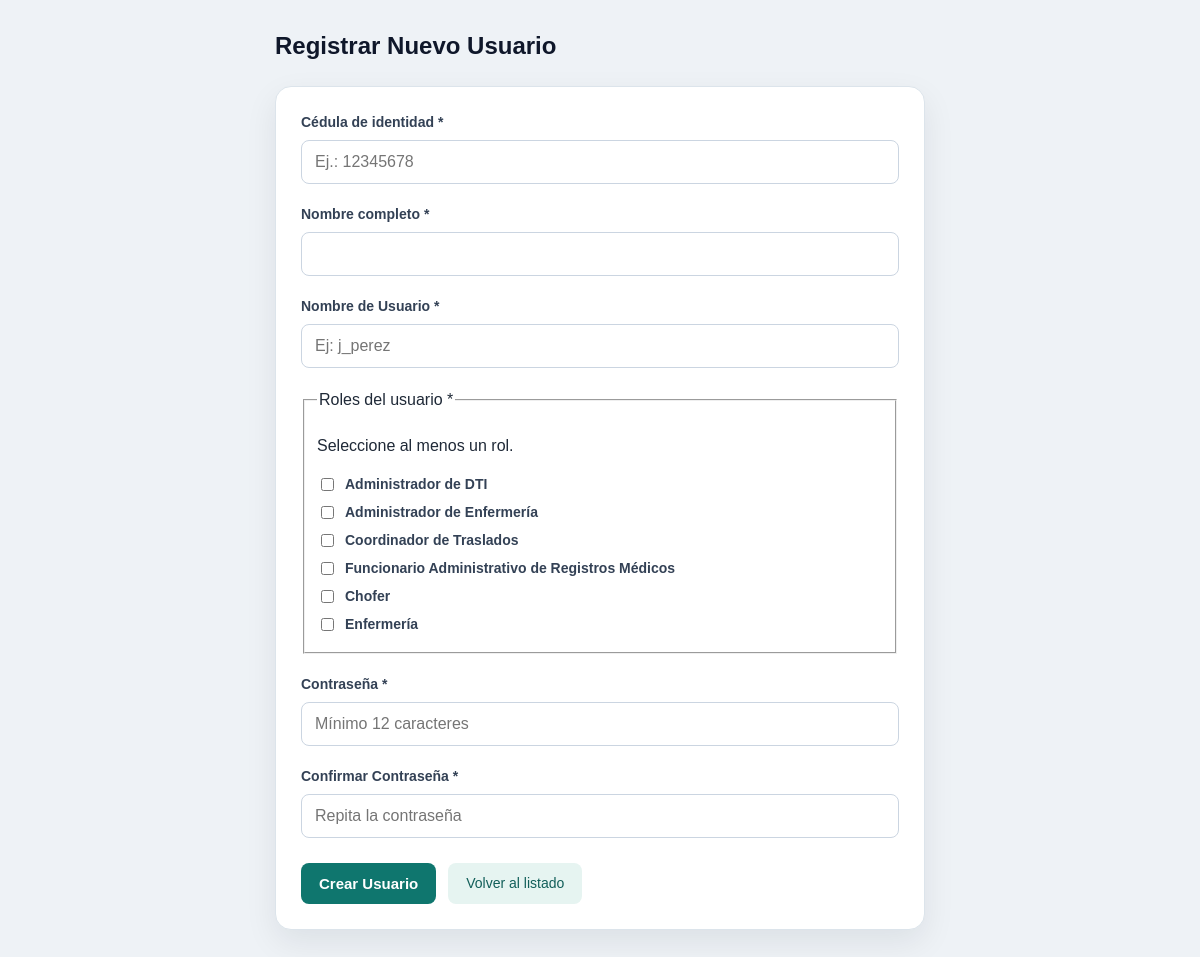
Page /usuario/Vista/crear.php (signed in) on the committed database.
### tables this page shows
CREATE TABLE `rol` (
  `id_rol` int(11) NOT NULL,
  `nombre_rol` varchar(50) NOT NULL,
  `descripcion` varchar(255) DEFAULT NULL
);

### usuario/Model/UsuarioModelo.php (called while the page is built, shortened)
<?php
class UsuarioModelo
{
    public static function listarRoles(): array
    {
        $conexion = Conexion::conectar();
        $sql = "
            SELECT
                id_rol,
                nombre_rol,
                descripcion
            FROM rol
            ORDER BY id_rol ASC
        ";
        $consulta = $conexion->prepare($sql);
        $consulta->execute();
        return $consulta->fetchAll(PDO::FETCH_ASSOC);
    }
}

### usuario/Vista/crear.php (the view, shortened to what this page needs)
<?php
require_once __DIR__ . '/../Model/UsuarioModelo.php';
$roles = UsuarioModelo::listarRoles();
$previos = $_SESSION['datos_previos_usuario'] ?? [
    'nombre_usuario' => '',
    'ids_roles' => []
];
$rolesSeleccionados = $previos['ids_roles'] ?? [];
?>
<!DOCTYPE html>
<html lang="es">
<head>
    <link rel="stylesheet" href="../../serviciosComunes/vistaGeneral/assets/css/tema-institucional.css?v=20261021-1">
</head>
<body>
<div class="contenedor">
    <div class="cabecera-seccion">
        <h1>Registrar Nuevo Usuario</h1>
    </div>
    <form class="tarjeta-formulario" action="../Controlador/ControladorUsuarios.php" method="POST">
        <div class="campo">
            <label for="cedula">Cédula de identidad *</label>
            <input type="text" id="cedula" name="cedula" maxlength="12" required
                   placeholder="Ej.: 12345678" value="<?= htmlspecialchars($previos['cedula'] ?? '') ?>">
        </div>
        <div class="campo">
            <label for="nombre_completo">Nombre completo *</label>
            <input type="text" id="nombre_completo" name="nombre_completo" maxlength="150" required
                   value="<?= htmlspecialchars($previos['nombre_completo'] ?? '') ?>">
        </div>
        <div class="campo">
            <label for="nombre_usuario">Nombre de Usuario *</label>
            <input type="text" id="nombre_usuario" name="nombre_usuario"
                   value="<?= htmlspecialchars($previos['nombre_usuario']) ?>"
                   placeholder="Ej: j_perez" required autofocus>
        </div>
               <fieldset class="campo">
            <legend>Roles del usuario *</legend>
            <p>Seleccione al menos un rol.</p>
            <?php foreach ($roles as $r): ?>
                <label
                    style="display: flex; align-items: center; gap: 8px;"
                >
                    <input
                        type="checkbox"
                        name="ids_roles[]"
                        value="<?= (int) $r['id_rol'] ?>"
                        style="width: auto;"
                        <?= in_array(
                            (int) $r['id_rol'],
                            $rolesSeleccionados,
                            true
                        ) ? 'checked' : '' ?>
                    >
                    <?= htmlspecialchars(
                        $r['nombre_rol'],
                        ENT_QUOTES,
                        'UTF-8'
                    ) ?>
                </label>
            <?php endforeach; ?>
        </fieldset>
        <div class="campo">
            <label for="password">Contraseña *</label>
            <input type="password" id="password" name="password" placeholder="Mínimo 12 caracteres" required>
        </div>
        <div class="campo">
            <label for="confirmar_password">Confirmar Contraseña *</label>
            <input type="password" id="confirmar_password" name="confirmar_password" placeholder="Repita la contraseña" required>
        </div>
        <div class="acciones-formulario">
            <button type="submit" class="boton boton-primario">Crear Usuario</button>
            <a href="listado.php" class="boton boton-secundario">Volver al listado</a>
        </div>
    </form>
</div>
</body>
</html>

### serviciosComunes/vistaGeneral/assets/css/tema-institucional.css (style rules this page uses)
:root { --primary: #0f766e; --primary-hover: #115e59; --primary-light: #e6f4f1; --bg-color: #eef2f6; --card-bg: #fff; --text-main: #1f2937; --text-muted: #64748b; --border-color: #cbd5e1; --shadow-sm: 0 3px 12px rgba(15, 23, 42, .04); --shadow-md: 0 12px 32px rgba(15, 23, 42, .08); }
body { font-family: Arial, sans-serif; color: var(--text-main); background: var(--bg-color); line-height: 1.5; }
button, input, select, textarea { font-family: inherit; }
button, summary { cursor: pointer; }
a { color: var(--primary); }
h1, h2, h3, h4 { color: var(--text-main); line-height: 1.3; }
.card-formulario, .card-traslado, .card-traslado-activo, .card-pendiente, .card-historial, .tarjeta-formulario, .tarjeta-detalle, .tarjeta, .card { background: white; border: 1px solid #dce4eb; border-radius: 16px; box-shadow: var(--shadow-md); }
.form-input, .campo input:not([type="checkbox"]):not([type="radio"]), .campo select, .form-group input:not([type="checkbox"]):not([type="radio"]), .form-group select, .form-group textarea, .tarjeta select, main > form select, .search-input, #sec-mis-solicitudes input[type="text"] { border: 1px solid var(--border-color); border-radius: 8px; padding: 12px 13px; font-size: 16px; background: white; color: var(--text-main); max-width: 100%; }
input[type="checkbox"], input[type="radio"] { accent-color: var(--primary); }
.btn-primary, .boton-primario, .btn-action.btn-success, .tarjeta button, main > form > button, #sec-mis-solicitudes button[type="submit"] { background: var(--primary); color: white; border: 0; border-radius: 8px; padding: 12px 18px; font-size: 15px; font-weight: 700; text-decoration: none; }
.boton-secundario { background: #e6f4f1; color: #115e59; border-radius: 8px; }

### usuario/Vista/crear.php (style rules this page uses)
* { box-sizing: border-box; }
body { margin: 0; padding: 30px; font-family: Arial, sans-serif; background: #f4f7fb; color: #1e293b; }
.contenedor { max-width: 650px; margin: auto; }
.cabecera-seccion { margin-bottom: 25px; }
.cabecera-seccion h1 { margin: 0 0 5px 0; font-size: 1.5rem; color: #0f172a; }
.tarjeta-formulario { background: white; padding: 25px; border-radius: 8px; border: 1px solid #e2e8f0; box-shadow: 0 1px 3px rgba(0,0,0,0.05); }
.campo { margin-bottom: 20px; }
.campo label { display: block; margin-bottom: 7px; font-size: 14px; font-weight: 600; color: #334155; }
.campo input, .campo select { width: 100%; padding: 10px 12px; border: 1px solid #cbd5e1; border-radius: 6px; font-size: 14px; outline: none; transition: border-color 0.2s; }
.acciones-formulario { display: flex; gap: 12px; margin-top: 25px; }
.boton { display: inline-block; padding: 10px 18px; border-radius: 6px; font-size: 14px; font-weight: 500; text-decoration: none; cursor: pointer; border: none; }
.boton-primario { background: #0284c7; color: white; }
.boton-secundario { background: #e2e8f0; color: #334155; }

### rows in the picture
rol: nombre_rol "Administrador de DTI"
rol: nombre_rol "Administrador de Enfermería"
rol: nombre_rol "Coordinador de Traslados"
rol: nombre_rol "Funcionario Administrativo de Registros Médicos"
rol: nombre_rol "Chofer"
rol: nombre_rol "Enfermería"
